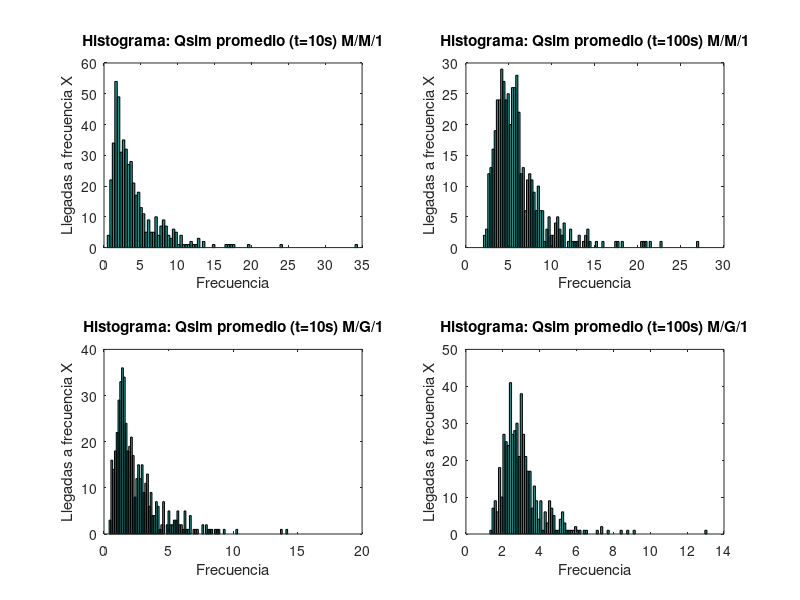

Write the MATLAB code that produced this figure.
close all;
clear;

m10 = load('mm1_10.csv');
m100 = load('mm1_100.csv');

g10 = load('mg1_10.csv');
g100 = load('mg1_100.csv');

subplot(2,2,1);
hist(m10,100);
title('Histograma: Qsim promedio (t=10s) M/M/1');
xlabel('Frecuencia');
ylabel('Llegadas a frecuencia X');
subplot(2,2,2);
hist(m100,100);
title('Histograma: Qsim promedio (t=100s) M/M/1');
xlabel('Frecuencia');
ylabel('Llegadas a frecuencia X');

subplot(2,2,3);
hist(g10,100);
title('Histograma: Qsim promedio (t=10s) M/G/1');
xlabel('Frecuencia');
ylabel('Llegadas a frecuencia X');
subplot(2,2,4);
hist(g100,100);
title('Histograma: Qsim promedio (t=100s) M/G/1');
xlabel('Frecuencia');
ylabel('Llegadas a frecuencia X');
